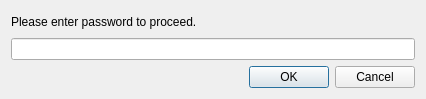
<?xml version="1.0" encoding="UTF-8"?>
<ui version="4.0">
 <class>EnterPassword</class>
 <widget class="QDialog" name="EnterPassword">
  <property name="geometry">
   <rect>
    <x>0</x>
    <y>0</y>
    <width>426</width>
    <height>99</height>
   </rect>
  </property>
  <property name="windowTitle">
   <string>Authentication</string>
  </property>
  <layout class="QGridLayout" name="gridLayout">
   <item row="0" column="0">
    <widget class="QLabel" name="encryptedIntroLabel">
     <property name="text">
      <string>Please enter password to proceed.</string>
     </property>
     <property name="wordWrap">
      <bool>true</bool>
     </property>
    </widget>
   </item>
   <item row="1" column="0">
    <widget class="QLineEdit" name="passwordInput">
     <property name="echoMode">
      <enum>QLineEdit::Password</enum>
     </property>
    </widget>
   </item>
   <item row="2" column="0">
    <widget class="QDialogButtonBox" name="buttonBox">
     <property name="orientation">
      <enum>Qt::Horizontal</enum>
     </property>
     <property name="standardButtons">
      <set>QDialogButtonBox::Cancel|QDialogButtonBox::Ok</set>
     </property>
    </widget>
   </item>
  </layout>
 </widget>
 <resources/>
 <connections>
  <connection>
   <sender>buttonBox</sender>
   <signal>accepted()</signal>
   <receiver>EnterPassword</receiver>
   <slot>accept()</slot>
   <hints>
    <hint type="sourcelabel">
     <x>248</x>
     <y>254</y>
    </hint>
    <hint type="destinationlabel">
     <x>157</x>
     <y>274</y>
    </hint>
   </hints>
  </connection>
  <connection>
   <sender>buttonBox</sender>
   <signal>rejected()</signal>
   <receiver>EnterPassword</receiver>
   <slot>reject()</slot>
   <hints>
    <hint type="sourcelabel">
     <x>316</x>
     <y>260</y>
    </hint>
    <hint type="destinationlabel">
     <x>286</x>
     <y>274</y>
    </hint>
   </hints>
  </connection>
 </connections>
</ui>
